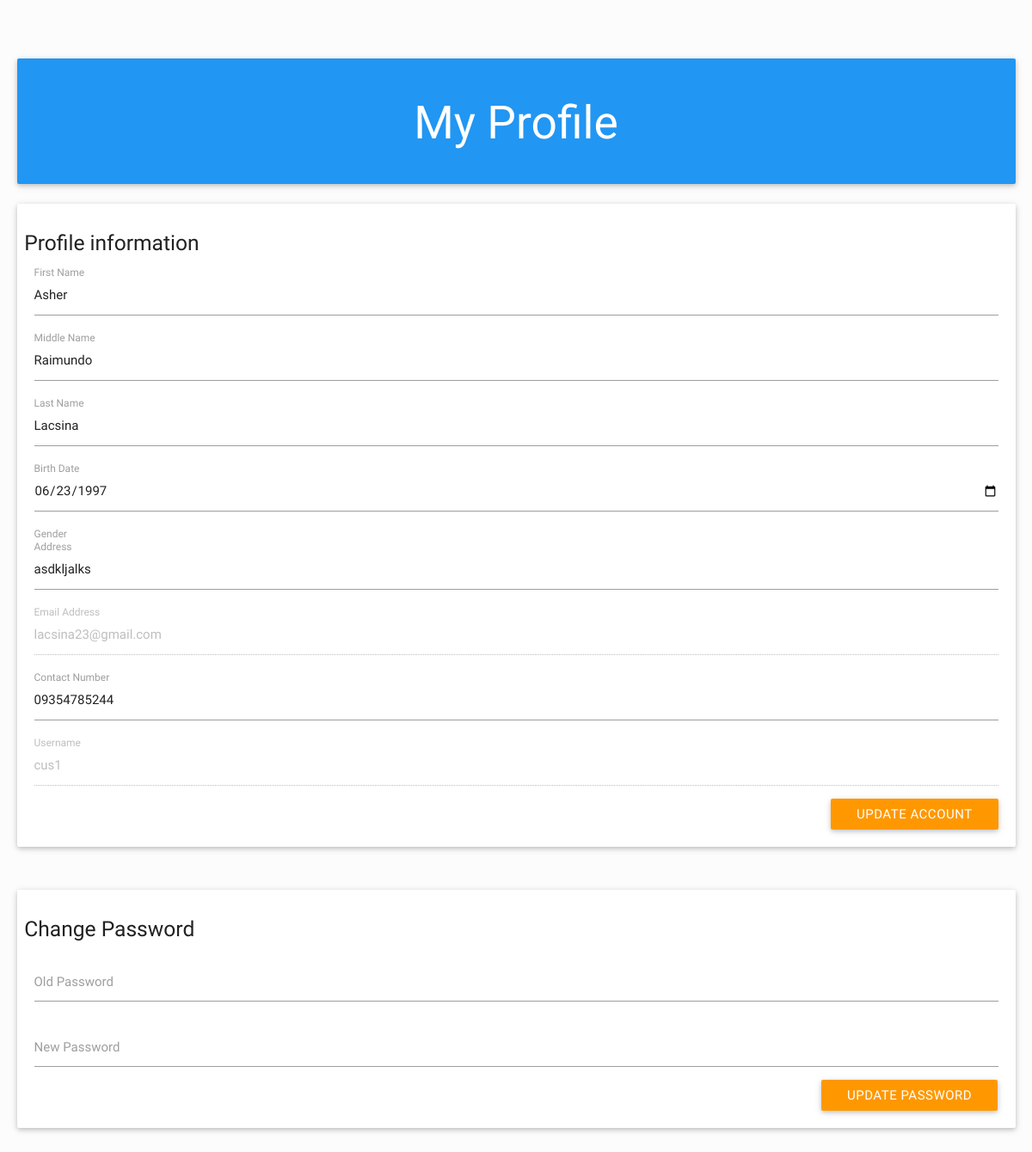
The page /android/profile.php?customerid=2 on the database its author committed.
### tables this page shows
CREATE TABLE `customer_table` (
  `customerid` int(6) NOT NULL AUTO_INCREMENT,
  `firstname` varchar(60) DEFAULT NULL,
  `middlename` varchar(60) DEFAULT NULL,
  `lastname` varchar(60) DEFAULT NULL,
  `gender` varchar(60) DEFAULT NULL,
  `birthdate` date DEFAULT NULL,
  `address` varchar(200) DEFAULT NULL,
  `emailaddress` varchar(60) DEFAULT NULL,
  `contactnumber` varchar(60) DEFAULT NULL,
  `username` varchar(60) DEFAULT NULL,
  `password` varchar(60) DEFAULT NULL,
  `isactivated` tinyint(1) DEFAULT NULL,
  `isdeleted` tinyint(1) DEFAULT '0',
  PRIMARY KEY (`customerid`)
);

### android/profile.php (the view, shortened to what this page needs)
<?php
include 'head.php';
?>
    <div class="wrapper">
      <section id="content">
        <div class="container">
                  <div class="row">
                     <div class="col s12">
                        <div class="card-panel blue center">
                          <h2 style="color:white;">My Profile</h2>
                        </div>
                     </div>
                   </div>
                   <div class="card-panel">
              <?php
              $qry = mysqli_query($connection, "select * from customer_table where customerid = '" . $_GET['customerid'] . "'");
              $result = mysqli_fetch_assoc($qry);
               ?>
                <div class="row">
                <h5>Profile information</h5>
                     <form action="controller.php" method="POST" class="col s12">
                        <div class="row">
                          <div class="input-field col s12">
                            <input required name="firstname" id="firstname" type="text" value="<?php echo $result['firstname']; ?>">
                            <label for="firstname">First Name</label>
                          </div>
                        </div>
                        <div class="row">
                          <div class="input-field col s12">
                            <input required name="middlename" id="middlename" type="text" value="<?php echo $result['middlename']; ?>">
                            <label for="middlename">Middle Name</label>
                          </div>
                        </div>
                        <div class="row">
                          <div class="input-field col s12">
                            <input required name="lastname" id="lastname" type="text" value="<?php echo $result['lastname']; ?>">
                            <label for="lastname">Last Name</label>
                          </div>
                        </div>
                        <div class="row">
                          <div class="input-field col s12">
                            <input required name="birthdate" id="birthdate" type="date" max="<?php echo date("Y-m-d"); ?>" value="<?php echo $result['birthdate']; ?>">
                            <label class="active" for="birthdate">Birth Date</label>
                          </div>
                        </div>
                        <div class="row">
                          <div class="input-field col s12">
                            <label class="active" for="gender">Gender</label>
                          </div>
                        </div>
                        <div class="row">
                          <div class="input-field col s12">
                            <input required name="address" id="address" type="text" value="<?php echo $result['address']; ?>">
                            <label for="address">Address</label>
                          </div>
                        </div>
                        <div class="row">
                          <div class="input-field col s12">
                            <input  name="emailaddress" id="emailaddress" type="email" value="<?php echo $result['emailaddress']; ?>" disabled>
                            <label for="emailaddress">Email Address</label>
                          </div>
                        </div>
                        <div class="row">
                          <div class="input-field col s12">
                            <input required name="contactnumber" id="contactnumber" type="text" value="<?php echo $result['contactnumber']; ?>">
                            <label for="contactnumber">Contact Number</label>
                          </div>
                        </div>
                        <div class="row">
                          <div class="input-field col s12">
                            <input disabled="" required name="username" id="username" type="text" value="<?php echo $result['username']; ?>">
                            <label for="username">Username</label>
                          </div>
                        </div>
                        <div class="center-align">
                          <a href="#updateaccountmodal" class="btn orange waves-effect waves-light right modal-trigger" >Update Account</a>
                        </div>
                      </form>
                  </div>
                  </div>
    <div class="card-panel" style="margin-bottom: 200px; margin-top: 50px;">
                  <div class="row">
                  <h5>Change Password</h5>
                     <form action="controller.php" method="POST" class="col s12">
                     <div class="row">
                          <div class="input-field col s12">
                            <input required name="oldpassword" id="oldpassword" type="password">
                            <label for="oldpassword">Old Password</label>
                          </div>
                        </div>
                        <div class="row">
                          <div class="input-field col s12">
                            <input required name="password" id="password" type="password">
                            <label for="password">New Password</label>
                          </div>
                        </div>
                        <div class="center-align">
                          <a href="#updatepasswordmodal" class="btn orange waves-effect waves-light right modal-trigger" >Update Password</a>
                        </div>
                      </form>
                  </div>
     </div>
        </div>
             </div>
<?php include 'foot.php' ?>

### android/css/style.css (style rules this page uses)
body { background-color: #fcfcfc; }
.container { padding: 0 0.5rem; margin: 0 auto; max-width: 100% !important; width: 98%; }
#content .container .row { margin-bottom: 0; }
@media only screen and (min-width: 601px) { .container { width: 98%; } }
@media only screen and (min-width: 993px) { .container { width: 98%; } }

### rows shown on the page
customer_table: firstname "Asher", middlename "Raimundo", lastname "Lacsina", birthdate "06/23/1997", address "asdkljalks", emailaddress "lacsina23@gmail.com", contactnumber "09354785244", username "cus1"
